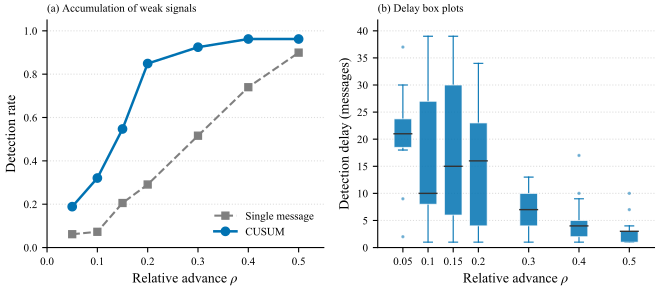

Python code for this plot:
# -*- coding: utf-8 -*-
"""CUSUM vs single-message DR, and detection-delay boxplots vs rho."""
from __future__ import print_function, division

import json
import os
import sys

import matplotlib.pyplot as plt

HERE = os.path.dirname(os.path.abspath(__file__))
sys.path.insert(0, HERE)

from _style import (  # noqa: E402
    FP_SM, C_OURS, C_LAB, C_LINE,
    apply_style, save, set_cjk, legend,
)

ARCHIVE = os.path.abspath(os.path.join(
    HERE, "..", "..", "slid", "output", "e4_delay_archive.json"))


def load_e4():
    with open(ARCHIVE, encoding="utf-8") as f:
        return json.load(f)


def draw(blob, labels, out_name):
    apply_style()
    rows = blob["rows"]
    rho = [r["rho"] for r in rows]
    single = [r["single"] for r in rows]
    cusum = [r["cusum_dr"] for r in rows]

    fig, axes = plt.subplots(1, 2, figsize=(6.8, 3.15))
    ax = axes[0]
    ax.plot(rho, single, "s--", color=C_LAB, linewidth=1.5, markersize=5,
            label=labels["single"])
    ax.plot(rho, cusum, "o-", color=C_OURS, linewidth=1.8, markersize=6,
            label=labels["cusum"])
    ax.set_xlim(0.0, 0.55)
    ax.set_ylim(0.0, 1.05)
    ax.yaxis.grid(True, linestyle=":", color="#DDDDDD")
    ax.set_axisbelow(True)
    set_cjk(ax, xlabel=labels["xlabel_rho"], ylabel=labels["ylabel_dr"])
    ax.set_title(labels["title_a"], fontproperties=FP_SM, loc="left")
    legend(ax, loc="lower right")

    ax2 = axes[1]
    data, pos = [], []
    for i, r in enumerate(rows):
        xs = r.get("delays") or []
        if xs:
            data.append(xs)
            pos.append(r["rho"])
    if data:
        bp = ax2.boxplot(
            data, positions=pos, widths=0.035, patch_artist=True,
            showfliers=True,
            flierprops={"marker": ".", "markersize": 3,
                        "markerfacecolor": C_OURS, "markeredgecolor": C_OURS,
                        "alpha": 0.4})
        for box in bp["boxes"]:
            box.set(facecolor=C_OURS, edgecolor="white", linewidth=0.6, alpha=0.85)
        for med in bp["medians"]:
            med.set(color=C_LINE, linewidth=1.0)
        for w in list(bp["whiskers"]) + list(bp["caps"]):
            w.set(color=C_OURS, linewidth=0.8)
    ax2.set_xlim(0.0, 0.55)
    ax2.set_ylim(0, 42)
    ax2.yaxis.grid(True, linestyle=":", color="#DDDDDD")
    ax2.set_axisbelow(True)
    set_cjk(ax2, xlabel=labels["xlabel_rho"], ylabel=labels["ylabel_delay"])
    ax2.set_title(labels["title_b"], fontproperties=FP_SM, loc="left")
    fig.tight_layout()
    save(fig, out_name)


def main():
    draw(load_e4(), {
        "single": "Single message",
        "cusum": "CUSUM",
        "xlabel_rho": r"Relative advance $\rho$",
        "ylabel_dr": "Detection rate",
        "ylabel_delay": "Detection delay (messages)",
        "title_a": "(a) Accumulation of weak signals",
        "title_b": "(b) Delay box plots",
    }, "fig_delay")


if __name__ == "__main__":
    main()
